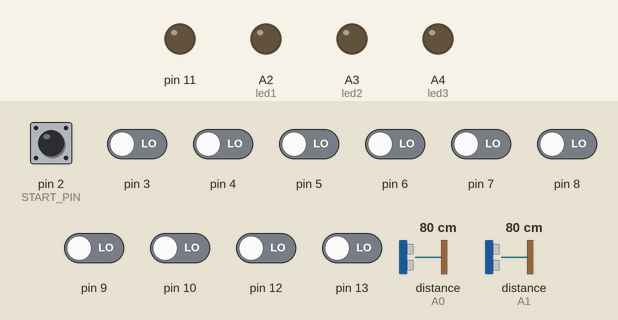
This sketch was run on a simulated Arduino Uno, built with avr-gcc and run on an emulated ATmega328P. Shown: output pins drawn as LEDs (lit = HIGH). Wiring (inferred from the names in the program): 2 × ultrasonic range finder: trigger A0, echo A0 / trigger A1, echo A1. Inputs (shaded band) come from the test bench; at power-on: pin 2 (START_PIN), pin 3–10, pin 12, pin 13 LOW, distance to the obstacle (sensors on A0, A1) 80 cm. The echo pulse lasts 58.3 µs per cm; what the sketch prints to the serial monitor is not drawn.

Above: at 0.01 s.
At 1.2 s:
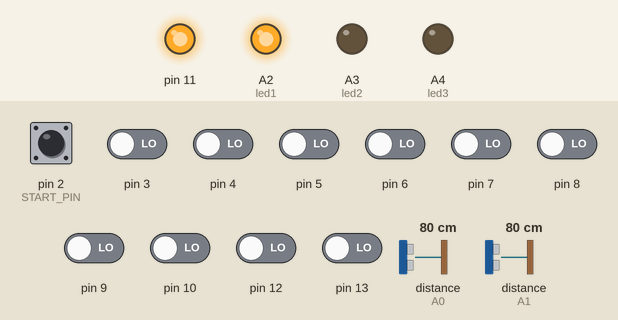
1.3 s: distance to the obstacle (sensor on A0) set to 250 cm
4.3 s: distance to the obstacle (sensor on A1) set to 2 cm
7.3 s: pin 3 driven HIGH
Timing chart, 0 to 8.1 s (numbered marks = the images above; inputs shaded):
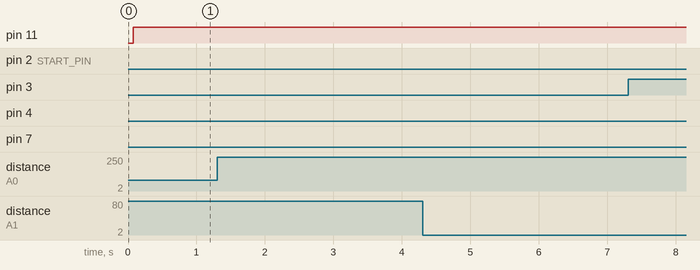

The sketch:

LaserHarpArduinoCode.ino
```cpp
#define NUM_SCALES 1
#define NUM_NOTES 12
#define NUM_NOTES_AT_ONCE 2
#define START_PIN 2
#define LIGHT_TOLERANCE 60
#define NO_NOTE 101 //This is used as a place holder if there is no note to be played in the chord
#define BROKEN_KEY_THRESHOLD 200 //this is the value after which a key should be considered broken
#define MAX_VELOCITY 120 //this is the max possible velocity of a note
#define NUM_FUNCTIONS 6 //the number of additional functions allowed by the harp
#define TIME_GAP 10 //the number of cycles before taking another mode change sense.
#define NUM_OCTAVES 4
//Define the ping pins
const int leftPing = A0;
const int rightPing = A1;
int leftPingMaxDistance;
int rightPingMaxDistance;

const int noteON = 144;//144 = 10010000 in binary, note on command
const int noteOFF = 128;//128 = 10000000 in binary, note off command
const int controllerChange = 160; //160 = 10110000 in binary, controller change command

//Controller values
const int footPedal = 4; //The foot pedal controller

const int light_threshold = 50;
int velocity = 127;//velocity of MIDI notes, must be between 0 and 127
int octave_boost = 0;//The number of octaves the scale should be shifted by
int step_shift = 0; //The number of steps all of the notes should be shifted by
int current_scale = 0; //The current scale that we are playing
//int notes[NUM_NOTES] = {48,49,50,51,52,53,54,55,56,57,58,59,60};
//The default array structure will be a 3-d array for all the notes. The outermost array will allow you
//to index to the scale you would like. Within the scale, the next innermost array will allow you to select
//the broken string. Finally, all of the notes in that string's array will be played
//Harry Potter song notes
//int notes[NUM_SCALES][NUM_NOTES][NUM_NOTES_AT_ONCE] = {{{3},{6},{8},{9},{10},{11},{12},{13},{15},{16},{17},{18}}};
int notes[NUM_SCALES][NUM_NOTES][NUM_NOTES_AT_ONCE] = {{{3,NO_NOTE},{6,NO_NOTE},{8,NO_NOTE},{9,NO_NOTE},{0,NO_NOTE},{10,NO_NOTE},{11,NO_NOTE},{12,NO_NOTE},{13,NO_NOTE},{15,NO_NOTE},{16,NO_NOTE},{17,NO_NOTE}}};
boolean on[NUM_NOTES]; //A boolean array indicating whether a note is on or not
int thresholds[NUM_NOTES]; //The light thresholds for all the notes
long rightDuration; //The duration of the left ping sensor
long leftDuration; //The duration of the right ping sensor
long prevLeftDistance;
//Define LED pins
int led1 = A2;
int led2 = A3;
int led3 = A4;
//Define the current value change state
int valueState=1;
//Define the current value of the dynamic state change
int changeState=0;
//Ping counter for the mode change
int leftCounter = 0;
//NOTE: This setup assumes that the laser will be started in its final lighting with all the lasers shining on the sensors
void setup()                    // run once, when the sketch starts
{
   //Set serial to output at the MIDI baud rate
  Serial.begin(31250);
   //Serial.begin(4800);
  //Initialize the note array to having no notes played
  for(int i=0;i<NUM_NOTES;i++)
  {
    on[i]=1;
  }
  //Get the threshold values for all photoresistors
  for(int i=START_PIN;i<START_PIN+NUM_NOTES;i++){
    //Take an average of 4 measurements to try to minimize error
    int sum=0;
    for(int j=0;j<4;j++)
    {
      sum+=RCinit(i);
    }
    thresholds[i-START_PIN]=sum/4+LIGHT_TOLERANCE;
    //Serial.println(thresholds[i-START_PIN]);
  }
  //Get the max value of the ping pin
  leftPingMaxDistance = getPing(leftPing);
  rightPingMaxDistance = getPing(rightPing);
  //Set up the LED pin modes
  pinMode(led1, OUTPUT);
  pinMode(led2,OUTPUT);
  pinMode(led3,OUTPUT);
  lightLeds(1);
}
//The main reading/sensing loop for the robot.
void loop()
{
  //Read the distance sensors and act accordingly
  runDistanceCalculations();
  //int rightDistance = getPing(rightPing);
  //MIDImessage(176,4,120*((double)rightDistance/rightPingMaxDistance));


 //Read the value for all photoresistors and act accordingly
 for(int i=START_PIN;i<START_PIN+NUM_NOTES;i++){
   int time = RCtime(i); // Figure out the time constant of the RC circuit
   int laser_present = time<thresholds[i-START_PIN]; //See if the laser is present
   if(laser_present!=on[i-START_PIN]) //If the laser state is different than its previous state, we need to either play or pause the note
   {
     on[i-START_PIN] = laser_present; // Set the state to the current value
     if(laser_present) // If the laser is gone, kill all of the laser's values
     {
       //Make sure to kill notes in all octaves
       for(int k=0;k<NUM_NOTES_AT_ONCE;k++)
       {
         for(int j=0;j<NUM_OCTAVES+3;j++)
         {
           //And scales
           for(int l=0;l<NUM_SCALES;l++)
           MIDImessage(noteOFF, notes[l][i-START_PIN][k]+12*(j+1), velocity); //Turn the note on
         }
       }
     }
     else{ //If the laser is now gone, turn all of the laser's notes on
      for(int k=0;k<NUM_NOTES_AT_ONCE;k++)
       {
       MIDImessage(noteON, notes[current_scale][i-START_PIN][k]+12*octave_boost, velocity); //Turn the note on
       }
     }
   }
 }
}
//Act according to the distance specifications
void runDistanceCalculations(){

  //Figure out our mode from the left PING
  if(leftCounter>TIME_GAP){
    leftCounter = 0;
  //First figure out what mode we're on
  int leftTime = getPing(leftPing);
  //Make sure the hand isn't absent
  if(leftTime<leftPingMaxDistance*(NUM_FUNCTIONS)/(NUM_FUNCTIONS+2)){
  //Calculate the state and leave the last bit of distance for a hand absent command
  valueState = leftTime/(leftPingMaxDistance/(NUM_FUNCTIONS+2));
  //Make sure we don't go over the number of functions allowed.. This is for callibration purposes
  if(valueState > NUM_FUNCTIONS)
     valueState = NUM_FUNCTIONS;
  if(valueState <1)
     valueState = 1;
  //Light up the LED matrix so the user knows the current system state
  lightLeds(valueState);
  }
  }
  else
  leftCounter++;

  //Act on the mode using the right ping
  int rightTime = getPing(rightPing);
  //Make sure the hand isn't absent by reserving the top 5/6 of the board
  if(rightTime>rightPingMaxDistance*5/6)
    return;
  //Get the value to output to the system
   int midiOutput = 120*((double)rightTime/(rightPingMaxDistance*5/6));
  //Now decide what we're going to do based on the state
  //The first two are coded into the system. Ones after that are unassigned so the user can
  //assign values to them in FLStudio
  switch (valueState)
  {

     //Change the scale
     case 2:
     current_scale = rightTime/(rightPingMaxDistance*5/6/(NUM_SCALES));
     if(current_scale<0)
     current_scale=0;
     break;
     case 3:
        MIDImessage(176,4,midiOutput);
        break;
     case 4:
        MIDImessage(176,5,midiOutput);
        break;
     case 5:
        MIDImessage(176,6,midiOutput);
        break;
     case 6:
        MIDImessage(176,7,midiOutput);
        break;
        //By default, change the octave
      default:
      octave_boost = rightTime/(rightPingMaxDistance*5/6/(NUM_OCTAVES))+1;
      break;


  }

    //TODO add smoothing
  return;


}
//send MIDI message
void MIDImessage(int command, int MIDInote, int MIDIvelocity) {
  if(MIDInote==NO_NOTE) return;
  Serial.write(command);//send note on or note off command
  Serial.write(MIDInote);//send pitch data
  Serial.write(MIDIvelocity);//send velocity data
}
//Get the RC time constant but don't perform optimization checking
long RCinit(int sensPin){
   long result = 0;
   pinMode(sensPin, OUTPUT);       // make pin OUTPUT
   digitalWrite(sensPin, HIGH);    // make pin HIGH to discharge capacitor - study the schematic
   delay(1);                       // wait a  ms to make sure cap is discharged

   pinMode(sensPin, INPUT);        // turn pin into an input and time till pin goes low
   digitalWrite(sensPin, LOW);     // turn pullups off - or it won't work
   while(digitalRead(sensPin)){    // wait for pin to go low
      if(result>BROKEN_KEY_THRESHOLD)
      {
        return result;
      }
      result++;
   }

   return result;                   // report results
}
//Get RC time constant with optimization checking
long RCtime(int sensPin){
   long result = 0;
   pinMode(sensPin, OUTPUT);       // make pin OUTPUT
   digitalWrite(sensPin, HIGH);    // make pin HIGH to discharge capacitor - study the schematic
   delay(1);                       // wait a  ms to make sure cap is discharged

   pinMode(sensPin, INPUT);        // turn pin into an input and time till pin goes low
   digitalWrite(sensPin, LOW);     // turn pullups off - or it won't work
   while(digitalRead(sensPin)){    // wait for pin to go low
      result++;
      if(result>BROKEN_KEY_THRESHOLD)return 0; //If the key is broken, just act like a laser is there
      if(result>thresholds[sensPin-START_PIN]) //If the result is greater than the light threshold, stop because we know the laser is not there
      {
        return result+100; // Return a big number. The laser isn't there
      }
   }
   return result;                   // report results
}
//Read the time value of the ping and return it
long getPing(int sensPin){
 long result =0;
pinMode(sensPin, OUTPUT);
digitalWrite(sensPin, LOW);
delayMicroseconds(2);
  digitalWrite(sensPin, HIGH);
  delayMicroseconds(5);
  digitalWrite(sensPin, LOW);
  pinMode(sensPin, INPUT);
  result = pulseIn(sensPin, HIGH);
  return result;
}
//Light the LED lights to show the current change value state of the system
void lightLeds(int num){
  if(num==0) digitalWrite(led1,HIGH);
  digitalWrite(led1,num%2);
  digitalWrite(led2,num/2%2);
  digitalWrite(led3,num/2/2%2);
}
```
